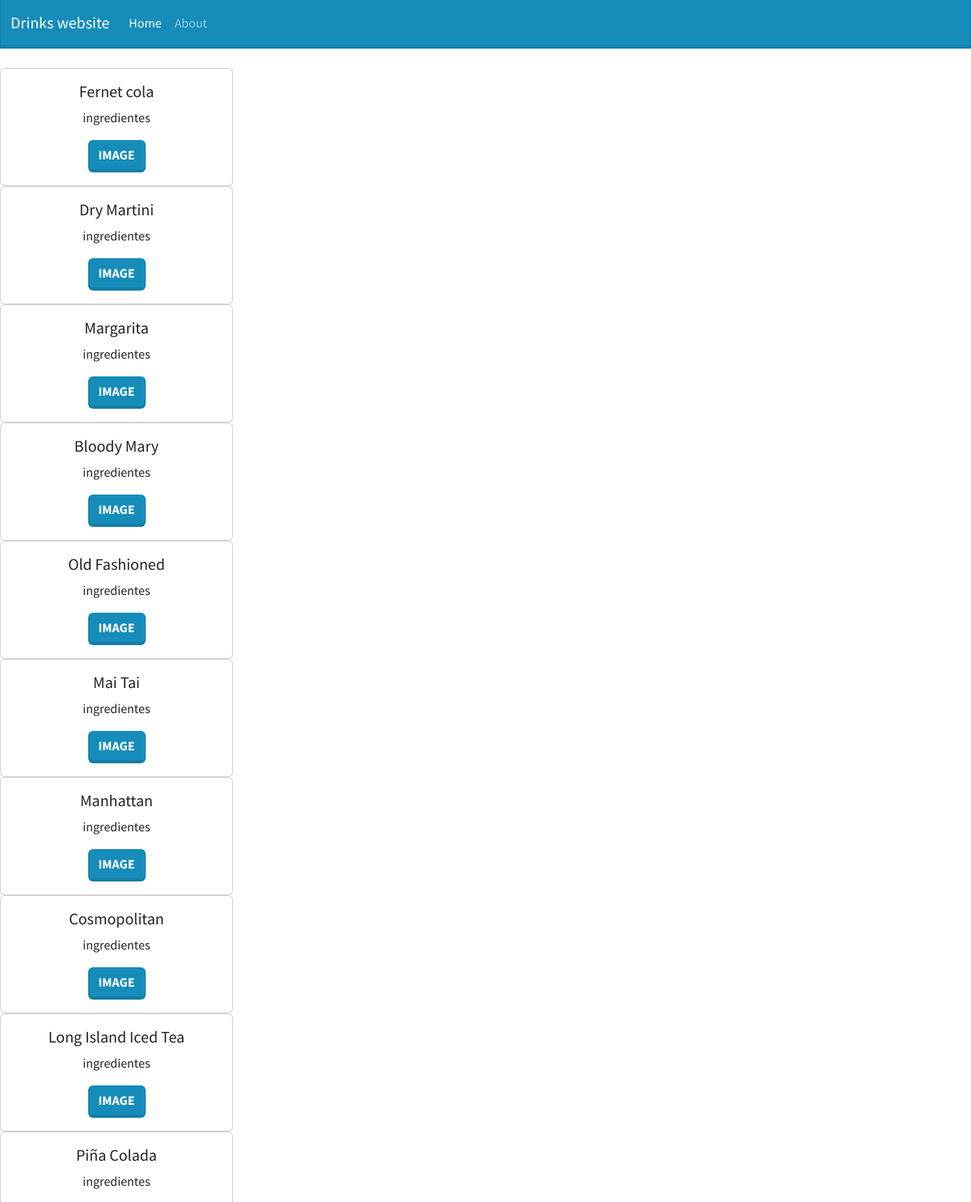
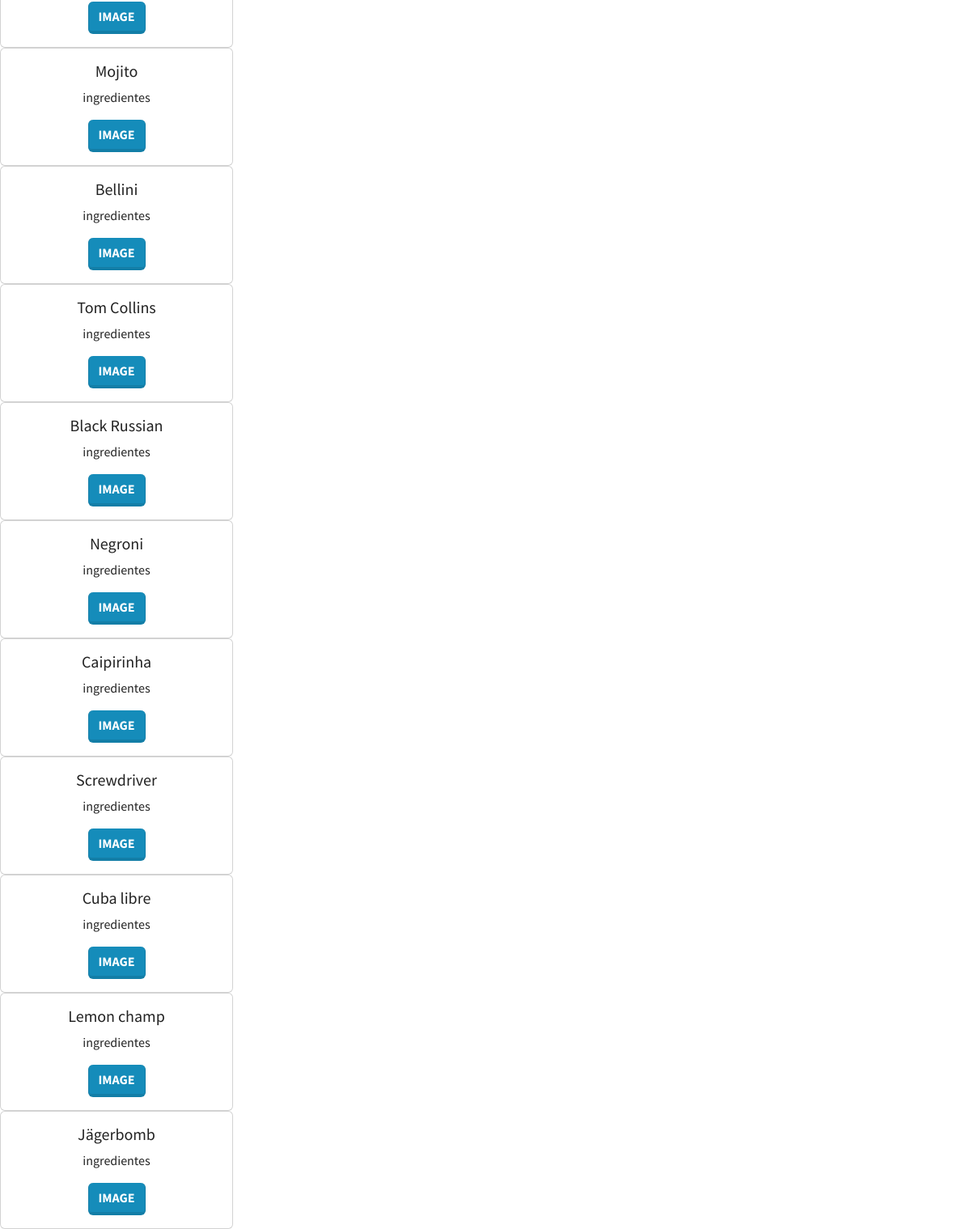
Page /DrinksWeb/index.php on the committed database (2 pictures, top to bottom).
### tables this page shows
create table drinks(
id int auto_increment not null primary key,
nombre varchar(50)
);

### DrinksWeb/index.php (the view, shortened to what this page needs)
<?php include("template/cabecera.php");?>
<?php include("config/database.php");
  $drinks = "SELECT * FROM drinks";
  $result = mysqli_query($conn, $drinks);
  $tragos = mysqli_fetch_all($result, MYSQLI_ASSOC);
?>
  <div class="row">
    <div class="col sm-6">
  <div class="col align-self-center s6 md3">
    <?php foreach($tragos as $trago): ?>
    <div class="card text-center" style="width: 18rem;">
      <div class="card-body">
        <h5 class="card-title"><?php echo htmlspecialchars($trago['nombre']); ?></h5>
        <p class="card-text">
          ingredientes
        </p>
        <a href="#" class="btn btn-primary">Image</a>
      </div>
    </div>
    <?php endforeach;?>
  </div>
  </div>
  </div>
<?php include("template/pie.php"); ?>

### DrinksWeb/template/cabecera.php (shortened to what this page needs)
<!DOCTYPE html>
<html lang="en">
<head>
    <link rel="stylesheet" href="./css/bootstrap.min.css" />
</head>
<body>
    <nav class="navbar navbar-expand-lg navbar-dark bg-primary">
    <div class="container-fluid">
        <a class="navbar-brand">Drinks website</a>
        <div class="collapse navbar-collapse" id="navbarColor01">
        <ul class="navbar-nav me-auto">
            <li class="nav-item">
            <a class="nav-link active" href="index.php">Home
            </a>
            </li>
            <li class="nav-item">
            <a class="nav-link" href="about.php">About</a>
            </li>
        </ul>
        </div>
    </div>
    </nav>

### DrinksWeb/template/pie.php
</body>
</html>

### rows in the picture
drinks: nombre "Fernet cola"
drinks: nombre "Dry Martini"
drinks: nombre "Margarita"
drinks: nombre "Bloody Mary"
drinks: nombre "Old Fashioned"
drinks: nombre "Mai Tai"
drinks: nombre "Manhattan"
drinks: nombre "Cosmopolitan"
drinks: nombre "Long Island Iced Tea"
drinks: nombre "Piña Colada"
drinks: nombre "Mojito"
drinks: nombre "Bellini"
drinks: nombre "Tom Collins"
drinks: nombre "Black Russian"
drinks: nombre "Negroni"
drinks: nombre "Caipirinha"
drinks: nombre "Screwdriver"
drinks: nombre "Cuba libre"
drinks: nombre "Lemon champ"
drinks: nombre "Jägerbomb"
